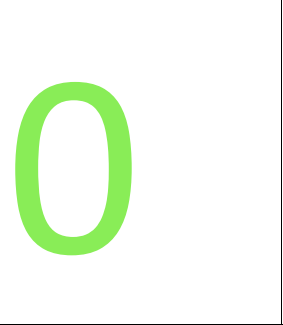
#> input picture images/raw_images/0.png, 283 x 325 px; its folder holds only this picture in this run
$ jupyter execute --allow-errors detection_test.ipynb
#> lines starting #> are read from the running program, lines starting #| are printed output that depends on the picture; after the words box and inside, x2 and y2 are one past the last pixel; in counts of white or black regions, pixels touching at a corner belong together
[cell 1]
import cv2
from typing import List
import numpy as np
import glob
import os

[cell 2]
def load_images(filenames: List) -> List:
    return [cv2.imread(filename) for filename in filenames]

# TODO Complete the method, use every argument
def show_image(img: np.array, img_name: str = "Image"):
    cv2.imshow(img_name,img)
    cv2.waitKey(0)
    cv2.destroyAllWindows()

def write_image(output_folder: str, img_name: str, img: np.array):
    # Crea el camino completo para la imagen
    img_path = os.path.join(output_folder, img_name)
    # Guarda la imagen en la ruta especificada
    cv2.imwrite(img_path, img)

[cell 3]
imgs_path = glob.glob("../images/raw_images/*.png")
imgs = load_images(imgs_path)
#> imgs = 1 item

[cell 4]
imgs_path = glob.glob("../images/test_images/*.png")
test_imgs = load_images(imgs_path)

[cell 5]
print(imgs)
#> (printed output is left out)

Segmentación en color rojo para detectar el numero en la imagen

[cell 6]
def color_segment(img):
    hsv_img = cv2.cvtColor(img, cv2.COLOR_BGR2HSV)

    # Definir el rango de verde claro en HSV
    # Aproximación: H para verde claro ~ 40-80, S alta (por ejemplo, 100-255) y V moderado a alto (50-255)
    lower_green = np.array([40, 30, 20])   # Rango inferior para verde muy oscuro (S y V más bajos)
    upper_green = np.array([80, 255, 255])  # Rango superior para verde claro a verde más oscuro


    # Crear la máscara para el verde claro
    green_mask = cv2.inRange(hsv_img, lower_green, upper_green)

    # Aplicar la máscara para obtener solo el segmento verde
    green_segmented = cv2.bitwise_and(img, img, mask=green_mask)

     # Definir un kernel para la dilatación (puede ser rectangular, elíptico, o cruzado)
    kernel = np.ones((8, 8), np.uint8)  # Un kernel de 5x5 de unos (puedes ajustarlo)

    # Aplicar dilatación para unir las áreas cercanas
    dilated_mask = cv2.dilate(green_mask, kernel, iterations=1)  # Puedes ajustar el número de iteraciones

    # Aplicar la máscara dilatada para obtener solo el segmento verde
    green_segmented = cv2.bitwise_and(img, img, mask=dilated_mask)

    return dilated_mask, green_segmented


# Ejemplo de uso con una imagen
#> (the rest of this cell did not finish here and is left out)

Detección de contornos para quedarnos solo con el número que aparece en la imágen

[cell 7]
def extract_number_from_image(green_mask: np.array, img: np.array) -> np.array:
    # Encontrar los contornos en la máscara roja
    contours, _ = cv2.findContours(green_mask, cv2.RETR_EXTERNAL, cv2.CHAIN_APPROX_SIMPLE)

    if contours:
        # Encontrar el contorno más grande, que debería corresponder al número
        largest_contour = max(contours, key=cv2.contourArea)

        # Obtener la caja delimitadora (bounding box) del contorno más grande
        x, y, w, h = cv2.boundingRect(largest_contour)

        # Recortar la imagen usando la caja delimitadora
        cropped_img = img[y:y+h, x:x+w]
        return cv2.resize(cropped_img, (200,264), interpolation=cv2.INTER_LINEAR)
    else:
        # Si no se encuentra un contorno, devolver la imagen original
        return img

# Recortar la parte de la imagen donde hay más rojo
#> (the rest of this cell did not finish here and is left out)

Guardamos todas las cropped images redimensionadas, servirá para comparar y hacer la clasificación después

[cell 8]
imgs_path = glob.glob("../images/raw_images/*.png")
print(imgs_path)

[cell 9]
j = 0
for img in imgs:
    green_mask,green_segmented = color_segment(img)
    cropped_green_area = extract_number_from_image(green_mask, img)
    resized_image = cv2.resize(cropped_green_area, (200,264), interpolation=cv2.INTER_LINEAR)
    write_image(f'../images/cropped_images/',str(j)+'.png', resized_image )
    j = j+1
#> this loop made 1 pass
#> (lower_green in color_segment, upper_green in color_segment, x in extract_number_from_image, y in extract_number_from_image, w in extract_number_from_image, h in extract_number_from_image, j) on pass 1: ([40, 30, 20], [80, 255, 255], 12, 79, 124, 181, 1)
#> pass 1, in color_segment, `green_mask = cv2.inRange(hsv_img, lower_green, upper_green)`:
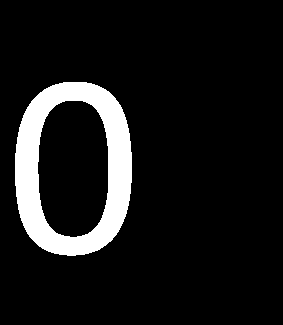
#> green_mask: shape (325, 283); 9.8% white; 1 white region, box (x1, y1, x2, y2) and area: (15, 82, 132, 256) 9024
#> pass 1, in color_segment, `green_segmented = cv2.bitwise_and(img, img, mask=green_mask)`:
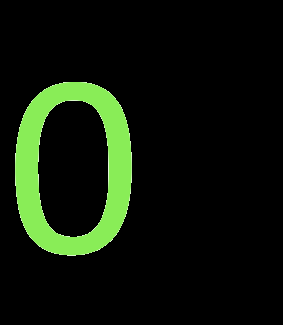
#> green_segmented: shape (325, 283, 3); mean B, G, R 9, 23.3, 13.8
#> pass 1, in color_segment, `dilated_mask = cv2.dilate(green_mask, kernel, iterations=1)`:
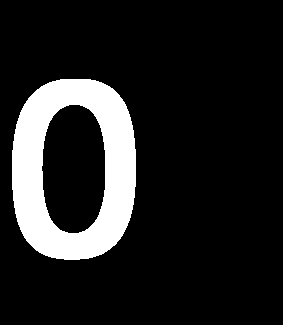
#> dilated_mask: shape (325, 283); 13.6% white; 1 white region, box (x1, y1, x2, y2) and area: (12, 79, 136, 260) 12503
#> after the loop:
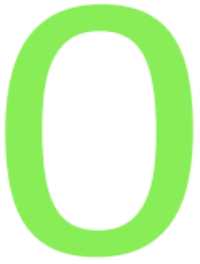
#> cropped_green_area: shape (264, 200, 3); mean B, G, R 189.3, 247.9, 208.8
#> after the loop, j = 1

[cell 10]
def detect_number(cropped_resized_img):
    '''Función para detectar número comparando los templates de las fotos'''
    digit_templates = [cv2.imread(f'../images/cropped_images/{i}.png', cv2.IMREAD_GRAYSCALE) for i in range(10)]
    cropped_resized_img = np.uint8(cropped_resized_img)
    digit_templates = [np.uint8(template) for template in digit_templates]
    cropped_resized_img = cv2.cvtColor(cropped_resized_img, cv2.COLOR_BGR2GRAY)
    best_match = None
    best_match_score = -1
    for i, template in enumerate(digit_templates):
        res = cv2.matchTemplate(cropped_resized_img, template, cv2.TM_CCOEFF_NORMED)
        min_val, max_val, min_loc, max_loc = cv2.minMaxLoc(res)
        # Si encontramos una coincidencia mejor que la anterior
        if max_val > best_match_score:
            best_match_score = max_val
            best_match = i
    return best_match

[cell 11]
img = cv2.imread(f'../images/test_images/face_test.jpg')
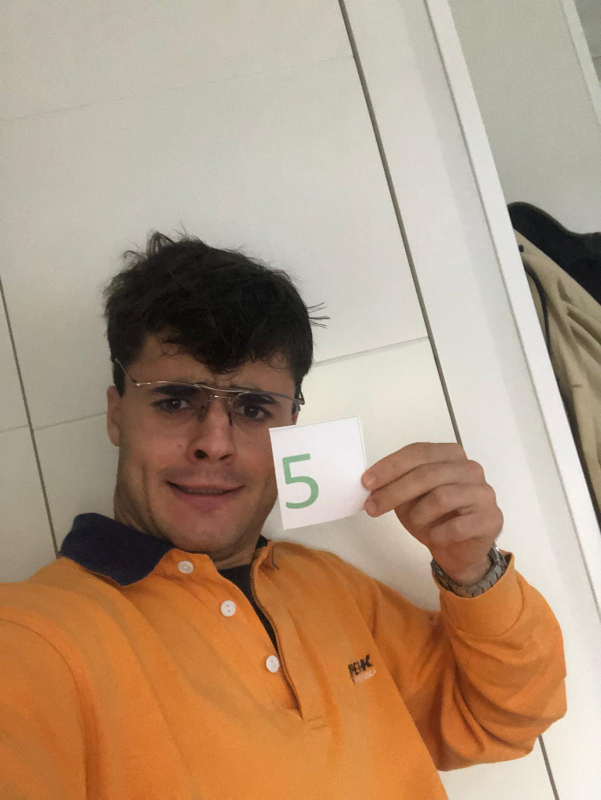
#> input picture images/test_images/face_test.jpg, 1202 x 1599 px (shown at 1/2 size)
#> img is the input picture: shape (1599, 1202, 3); mean B, G, R 125.6, 150.3, 177.1
img = cv2.resize(img, (200,264), interpolation=cv2.INTER_LINEAR)
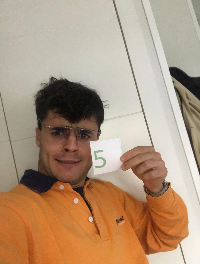
#> img: shape (264, 200, 3); mean B, G, R 125.5, 150.2, 176.9
green_mask,green_segmented = color_segment(img)
#> in color_segment (call 2), `hsv_img = cv2.cvtColor(img, cv2.COLOR_BGR2HSV)`: hsv_img: shape (264, 200, 3); mean H, S, V 21.5, 76.6, 177.1
#> in color_segment (call 2), `green_mask = cv2.inRange(hsv_img, lower_green, upper_green)`:
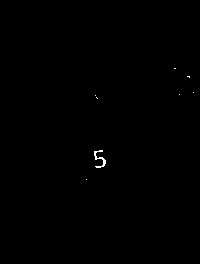
#> green_mask: shape (264, 200); 0.16% white in thin lines or dots, all inside (x1, y1, x2, y2) = (86, 68, 194, 180)
#> in color_segment (call 2), `dilated_mask = cv2.dilate(green_mask, kernel, iterations=1)`:
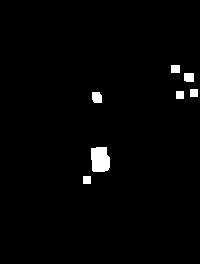
#> dilated_mask: shape (264, 200); 1.7% white; 7 white regions
show_image(green_mask)
cropped_green_area = extract_number_from_image(green_mask, img)
#> in extract_number_from_image (call 2), `contours, _ = cv2.findContours(green_mask, cv2.RETR_EXTERNAL, cv2.CHAI..`: contours = 7 contours; box (x1, y1, x2, y2) and area: (91, 147, 110, 172) 382, (92, 92, 102, 103) 83, (184, 73, 194, 82) 70, (171, 65, 180, 73) 56, (83, 176, 91, 184) 49, (176, 91, 184, 99) 49, (190, 89, 198, 97) 49
#> in extract_number_from_image (call 2), `largest_contour = max(contours, key=cv2.contourArea)`: largest_contour = contour of 16 points, box (x1, y1, x2, y2) (91, 147, 110, 172), area 382
#> in extract_number_from_image (call 2), `x, y, w, h = cv2.boundingRect(largest_contour)`: x = 91; y = 147; w = 19; h = 25
#> in extract_number_from_image (call 2), `return cv2.resize(cropped_img, (200,264), interpolation=cv2.INTER_LINE..`:
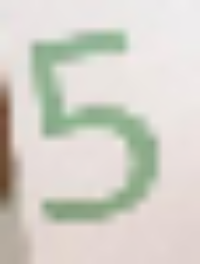
#> returned value: shape (264, 200, 3); mean of channels 0, 1, 2 200.6, 209.5, 211.5; drawn as B, G, R
resized_image = cv2.resize(cropped_green_area, (200,264), interpolation=cv2.INTER_LINEAR)
show_image(resized_image)
digit_templates = [cv2.imread(f'../images/cropped_images/{i}.png', cv2.IMREAD_GRAYSCALE) for i in range(10)]
#> digit_templates = 10 items
#> (the rest of this cell did not finish here and is left out)

print(detected)
